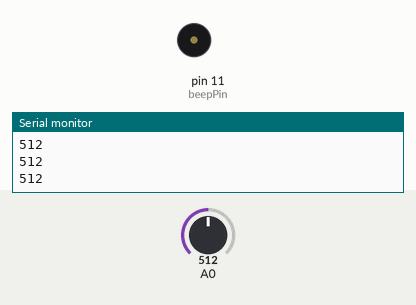
This sketch was run on a simulated Arduino Uno, built with avr-gcc and run on an emulated ATmega328P. Shown: buzzer (waves = sounding, pin HIGH), the last lines printed to the serial monitor. The inputs (shaded band) are chosen by the test bench; at power-on: A0 = 512.

Above: at 1.2 s.
1.3 s: A0 set to 109
2.8 s: A0 set to 89
At 3.01 s:
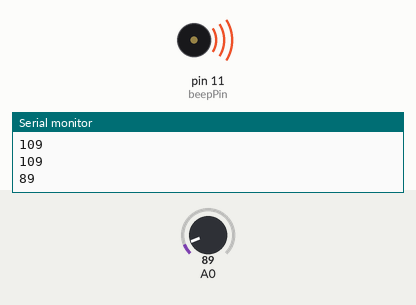
5.8 s: A0 set to 110
At 6.6 s:
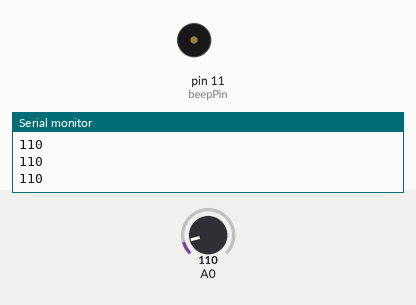
Timing chart, 0 to 8.8 s (numbered marks = the images above; inputs shaded):
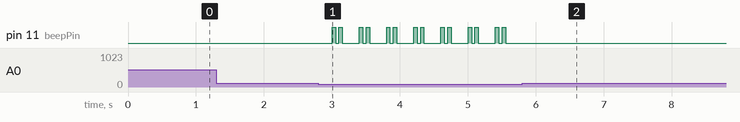

The sketch:

WaterLevelDetector.ino
```cpp
/*
	For a complete run through of this project see
	https://www.youtube.com/ralphbacon video #162
	Direct link to video: https://youtu.be/aBkPAgrOHhQ
*/

#define beepPin 11

void setup() {

  // Serial monitor output
  Serial.begin(9600);

  // Beeper alarm
  pinMode(beepPin, OUTPUT);
  digitalWrite(beepPin, LOW);

  // All done here
  Serial.println("Setup completed");
}

void loop() {
  // Use a C++ unsigned int to read water levle
  uint16_t waterLevel = analogRead(A0);
  Serial.println(waterLevel);

  // Sound alarm if detected
  if (waterLevel < 100){
    digitalWrite(beepPin,HIGH);
    delay(50);
    digitalWrite(beepPin,LOW);
    delay(50);
    digitalWrite(beepPin,HIGH);
    delay(50);
    digitalWrite(beepPin,LOW);
  }

  // Slow things down or the serial monitor will go mad
  delay(250);
}
```

Measured:
- the behaviour switches between 100 and 99 on A0 (found by bisection; images 0 and 1)
- after the input at 2.8 s, pin 11 (beepPin): LOW → HIGH after 0.20 s, then repeats every 0.40 s: LOW 0.05 s, HIGH 0.05 s, LOW 0.25 s, HIGH 0.05 s
- after the input at 5.8 s, pin 11 (beepPin): stops changing and stays LOW
